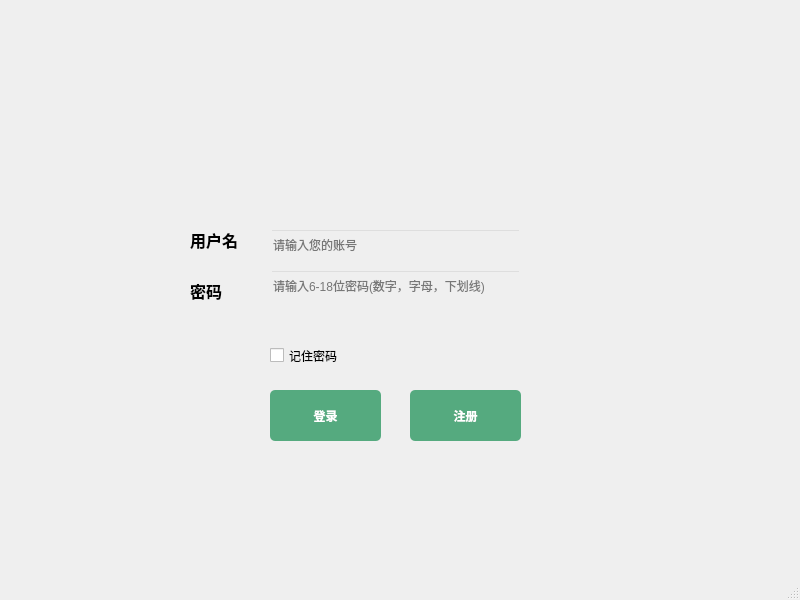
<?xml version="1.0" encoding="UTF-8"?>
<ui version="4.0">
 <class>denglu</class>
 <widget class="QMainWindow" name="denglu">
  <property name="geometry">
   <rect>
    <x>0</x>
    <y>0</y>
    <width>800</width>
    <height>600</height>
   </rect>
  </property>
  <property name="windowTitle">
   <string>MainWindow</string>
  </property>
  <property name="autoFillBackground">
   <bool>false</bool>
  </property>
  <widget class="QWidget" name="centralwidget">
   <widget class="QPushButton" name="login_buttom">
    <property name="geometry">
     <rect>
      <x>270</x>
      <y>390</y>
      <width>111</width>
      <height>51</height>
     </rect>
    </property>
    <property name="styleSheet">
     <string notr="true">font:75 16pt &quot;黑体&quot;;
color:white;
background-color:rgb(85,170,127);
border-radius:5px;
font-weight:bold;</string>
    </property>
    <property name="text">
     <string>登录</string>
    </property>
   </widget>
   <widget class="QPushButton" name="request_buttom">
    <property name="geometry">
     <rect>
      <x>410</x>
      <y>390</y>
      <width>111</width>
      <height>51</height>
     </rect>
    </property>
    <property name="styleSheet">
     <string notr="true">font:75 16pt &quot;黑体&quot;;
color:white;
background-color:rgb(85,170,127);
border-radius:5px;
font-weight:bold;</string>
    </property>
    <property name="text">
     <string>注册</string>
    </property>
   </widget>
   <widget class="QLabel" name="label">
    <property name="geometry">
     <rect>
      <x>190</x>
      <y>230</y>
      <width>91</width>
      <height>20</height>
     </rect>
    </property>
    <property name="styleSheet">
     <string notr="true">font: 12pt;
font-weight:bold;</string>
    </property>
    <property name="text">
     <string>用户名</string>
    </property>
   </widget>
   <widget class="QLabel" name="label_2">
    <property name="geometry">
     <rect>
      <x>190</x>
      <y>280</y>
      <width>51</width>
      <height>21</height>
     </rect>
    </property>
    <property name="styleSheet">
     <string notr="true">font: 12pt;
font-weight:bold;</string>
    </property>
    <property name="text">
     <string>密码</string>
    </property>
   </widget>
   <widget class="QLineEdit" name="user">
    <property name="geometry">
     <rect>
      <x>270</x>
      <y>229</y>
      <width>251</width>
      <height>31</height>
     </rect>
    </property>
    <property name="styleSheet">
     <string notr="true">background-color:transparent;
</string>
    </property>
    <property name="maxLength">
     <number>20</number>
    </property>
    <property name="placeholderText">
     <string>请输入您的账号</string>
    </property>
   </widget>
   <widget class="QLineEdit" name="passwd">
    <property name="geometry">
     <rect>
      <x>270</x>
      <y>270</y>
      <width>251</width>
      <height>31</height>
     </rect>
    </property>
    <property name="styleSheet">
     <string notr="true">background-color:transparent;</string>
    </property>
    <property name="text">
     <string/>
    </property>
    <property name="maxLength">
     <number>16</number>
    </property>
    <property name="echoMode">
     <enum>QLineEdit::Password</enum>
    </property>
    <property name="placeholderText">
     <string>请输入6-18位密码(数字，字母，下划线)</string>
    </property>
   </widget>
   <widget class="QCheckBox" name="checkBox">
    <property name="geometry">
     <rect>
      <x>270</x>
      <y>340</y>
      <width>71</width>
      <height>31</height>
     </rect>
    </property>
    <property name="text">
     <string>记住密码</string>
    </property>
   </widget>
  </widget>
  <widget class="QMenuBar" name="menubar">
   <property name="geometry">
    <rect>
     <x>0</x>
     <y>0</y>
     <width>800</width>
     <height>23</height>
    </rect>
   </property>
  </widget>
  <widget class="QStatusBar" name="statusbar"/>
 </widget>
 <resources/>
 <connections>
  <connection>
   <sender>login_buttom</sender>
   <signal>clicked()</signal>
   <receiver>denglu</receiver>
   <slot>login()</slot>
   <hints>
    <hint type="sourcelabel">
     <x>332</x>
     <y>438</y>
    </hint>
    <hint type="destinationlabel">
     <x>334</x>
     <y>531</y>
    </hint>
   </hints>
  </connection>
  <connection>
   <sender>request_buttom</sender>
   <signal>clicked()</signal>
   <receiver>denglu</receiver>
   <slot>register()</slot>
   <hints>
    <hint type="sourcelabel">
     <x>479</x>
     <y>436</y>
    </hint>
    <hint type="destinationlabel">
     <x>483</x>
     <y>534</y>
    </hint>
   </hints>
  </connection>
 </connections>
 <slots>
  <slot>login()</slot>
  <slot>register()</slot>
 </slots>
</ui>
